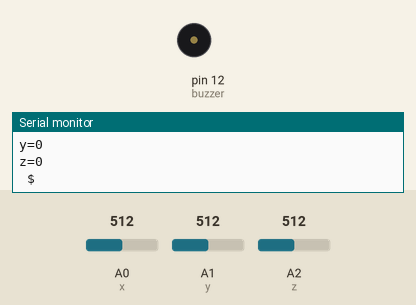
The sketch below on a simulated Arduino Uno, built with avr-gcc and run on an emulated ATmega328P. Shown: buzzer (waves = sounding, pin HIGH), the last lines printed to the serial monitor. Inputs (shaded band) come from the test bench; at power-on: A0 (x) = 512, A2 (z) = 512, A1 (y) = 512.

Above: at 2.2 s.
2.3 s: A0 (x) set to 548
At 3.0 s:
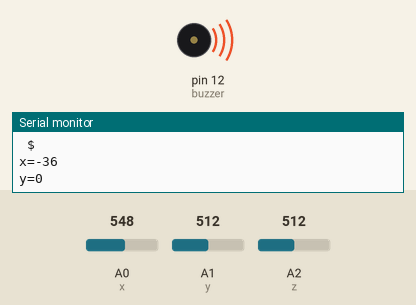
3.8 s: A0 (x) set to 511
At 5.5 s:
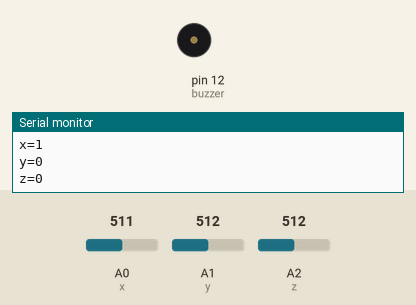
5.8 s: A2 (z) set to 546
At 7.0 s:
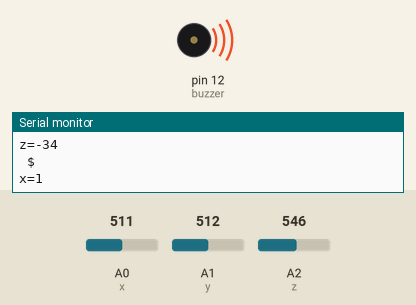
7.3 s: A2 (z) set to 511
At 9.1 s:
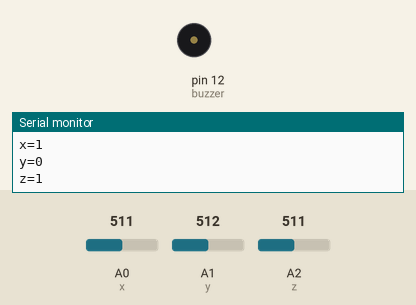
Timing chart, 0 to 10.3 s (numbered marks = the images above; inputs shaded):
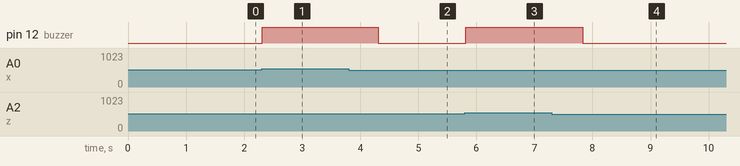

Measured:
- the behaviour switches between 532 and 533 on A0 (x) (found by bisection; images 0 and 1)
- the behaviour switches between 532 and 533 on A2 (z) (found by bisection; images 2 and 3)
- after the input at 2.3 s, pin 12 (buzzer): LOW → HIGH at once
- after the input at 3.8 s, pin 12 (buzzer): HIGH → LOW after 0.51 s
- after the input at 5.8 s, pin 12 (buzzer): LOW → HIGH at once
- after the input at 7.3 s, pin 12 (buzzer): HIGH → LOW after 0.53 s

The sketch:

earthquake_indicator.ino
```cpp
// Define pin numbers for components

#define buzzer 12

#define x A0

#define y A1

#define z A2


// Variables for storing average sensor readings and timing

int xsample = 0;

int ysample = 0;

int zsample = 0;

long start;  // To store the start time for buzzer activation

int b = 0;   // Buzzer state (0 - off, 1 - on)


// Constants for sensor readings and buzzer control

#define samples 50   // Number of samples to average during setup

#define maxVal 20     // Maximum difference allowed for each axis

#define minVal -20    // Minimum difference allowed for each axis

#define buzTime 2000  // Buzzer activation time in milliseconds


void setup()

{

 // Start serial communication for debugging

 Serial.begin(9600);

 delay(1000);


 // Set buzzer pin as an output

 pinMode(buzzer, OUTPUT);


 // Initialize buzzer state and turn it off

 b = 0;

 digitalWrite(buzzer, b);


 // Average sensor readings for calibration

 for (int i = 0; i < samples; i++) {

   xsample += analogRead(x);

   ysample += analogRead(y);

   zsample += analogRead(z);

 }


 // Calculate average readings

 xsample /= samples;

 ysample /= samples;

 zsample /= samples;

}


void loop()

{

 // Read current sensor values

 int value1 = analogRead(x);

 int value2 = analogRead(y);

 int value3 = analogRead(z);


 // Calculate the differences between current readings and calibrated averages

 int xValue = xsample - value1;

 int yValue = ysample - value2;

 int zValue = zsample - value3;


 // Check if any axis exceeds the allowed difference range

 if (xValue < minVal || xValue > maxVal || yValue < minVal || yValue > maxVal || zValue < minVal || zValue > maxVal) {

   // If the buzzer is currently off, record the start time

   if (b == 0)

     start = millis();

   // Set buzzer state to on

   b = 1;

 } else if (b == 1) {

   // If the buzzer has been on for the specified time, turn it off

   if (millis() >= start + buzTime)

     b = 0;

 }

 // Control the buzzer based on its state

 digitalWrite(buzzer, b);


 // Print sensor values for debugging

 Serial.print("x=");

 Serial.println(xValue);

 Serial.print("y=");

 Serial.println(yValue);

 Serial.print("z=");

 Serial.println(zValue);

 Serial.println(" $");

}
```
